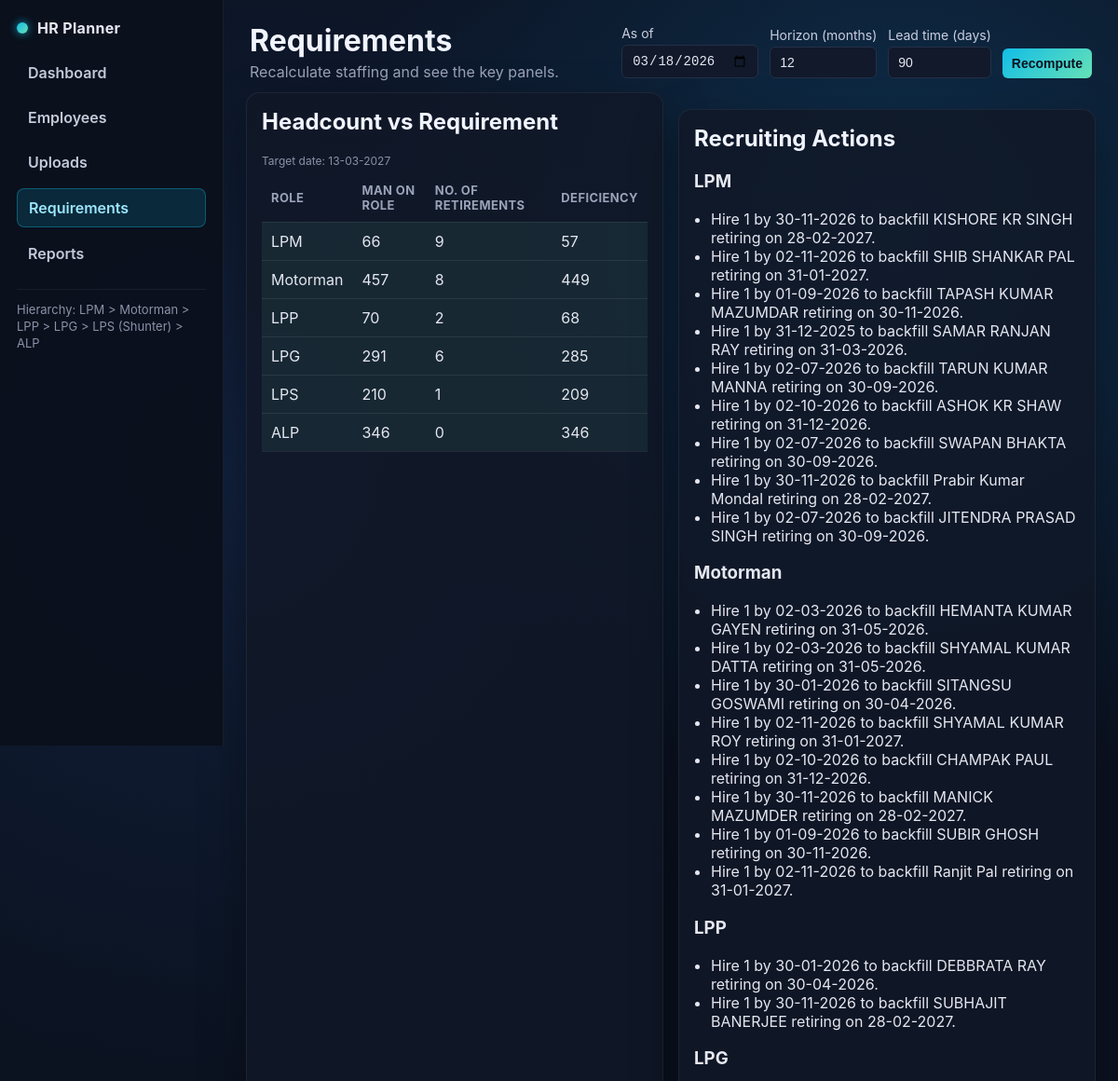
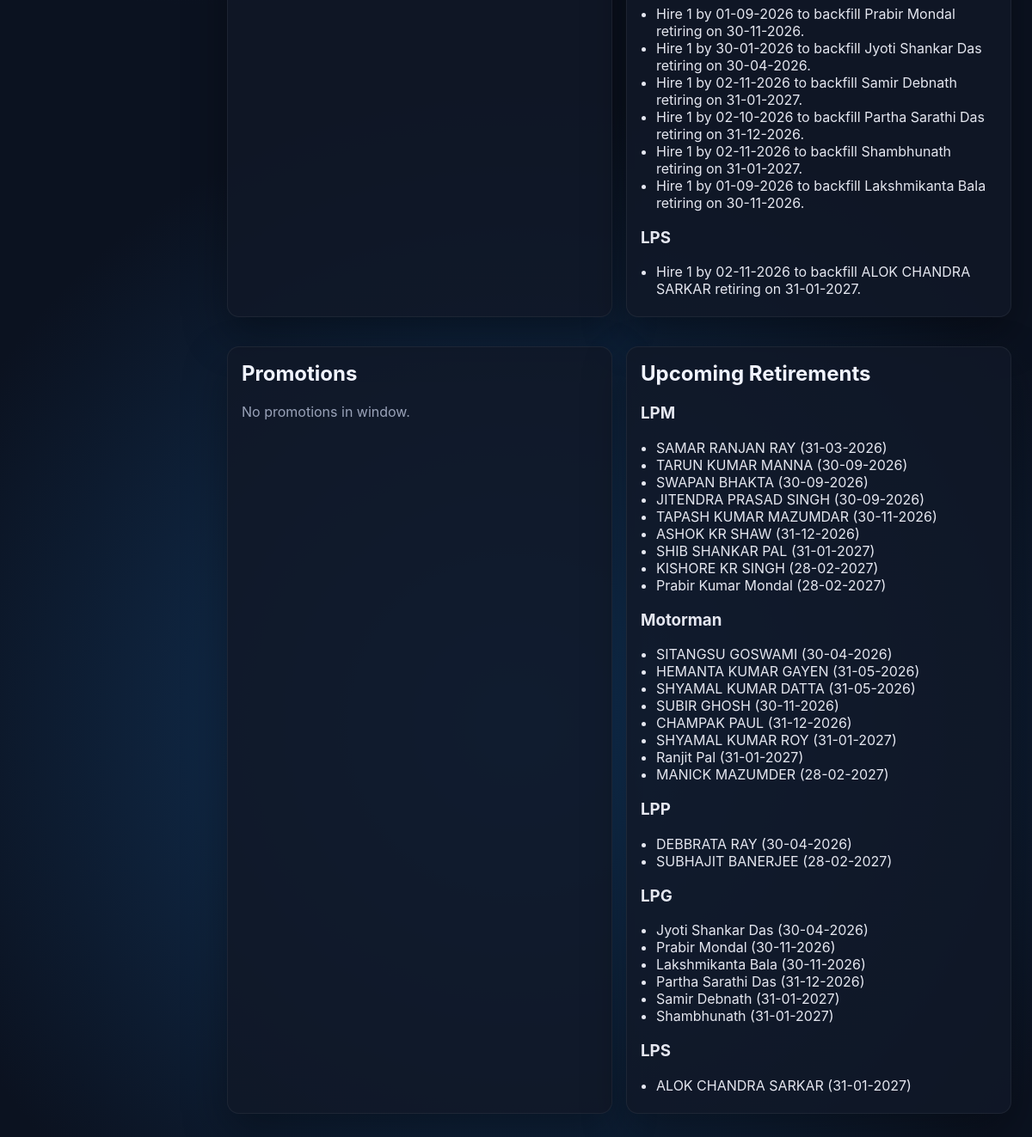
Page /requirements on the committed database (2 pictures, top to bottom).
### src/models.py (models this page shows)
class Requirement(SQLModel, table=True):
    role: str = Field(primary_key=True)
    needed: int

class Employee(SQLModel, table=True):
    id: int | None = Field(default=None, primary_key=True)
    name: str
    role: str
    hire_date: date
    retirement_date: date
    promotion_role: str | None = None
    promotion_ready_date: date | None = None
    seniority_rank: int | None = None
    category: str | None = None
    pf_no: str | None = None
    hrms: str | None = None
    dob: date | None = None
    doa: date | None = None
    do_report: date | None = None
    status: str | None = None
    working_at: str | None = None
    gradation: str | None = None
    cli: str | None = None
    pme_due: date | None = None
    technical_due: date | None = None
    transportation_due: date | None = None

### src/app.py (the view)
@app.get("/requirements")
def requirements_page(
    request: Request,
    as_of: Optional[str] = None,
    horizon_months: int = 12,
    lead_time_days: int = 90,
    session: Session = Depends(get_session),
):
    plan_date = date.fromisoformat(as_of) if as_of else date.today()
    employees = fetch_active_employees(session, plan_date)
    employees = apply_promotions(employees, plan_date)
    requirements_map = load_requirements_map(session)
    counts = headcount_by_role(employees)
    recruit_plan_raw = build_recruit_plan(requirements_map, employees, plan_date, horizon_months, lead_time_days)
    promotion_plan = build_promotion_plan(employees, plan_date, horizon_months)
    retiring_raw = project_retirements(employees, plan_date, horizon_months)
    requirements = sorted(session.exec(select(Requirement)).all(), key=lambda r: role_sort_key(r.role))
    target_date = plan_date + timedelta(days=30 * horizon_months)
    retire_counts = {role: len(peeps) for role, peeps in retiring_raw.items()}
    recruit_plan = {
        role: sorted(steps, key=_extract_date)
        for role, steps in recruit_plan_raw.items()
    }
    retiring = {
        role: sorted(people, key=lambda e: e.retirement_date)
        for role, people in retiring_raw.items()
    }
    return templates.TemplateResponse(
        "requirements.html",
        {
            "request": request,
            "active_page": "requirements",
            "role_order": ROLE_ORDER,
            "as_of": plan_date,
            "horizon_months": horizon_months,
            "lead_time_days": lead_time_days,
            "counts": counts,
            "requirements": requirements,
            "recruit_plan": recruit_plan,
            "promotion_plan": promotion_plan,
            "retiring": {k: retiring[k] for k in sorted(retiring, key=role_sort_key)},
            "retire_counts": retire_counts,
            "target_date": target_date,
        },
    )

### templates/requirements.html (shortened to what this page needs)
<!DOCTYPE html>
<html lang="en">
<head>
  <link rel="stylesheet" href="/static/style.css" />
</head>
<body>
  <div class="layout">
    <aside class="sidebar">
      <div class="brand">
        <div class="dot"></div>
        <span>HR Planner</span>
      </div>
      <nav class="side-links">
        <a class="{{ 'active' if active_page == 'dashboard' else '' }}" href="/">Dashboard</a>
        <a class="{{ 'active' if active_page == 'employees' else '' }}" href="/employees">Employees</a>
        <a class="{{ 'active' if active_page == 'uploads' else '' }}" href="/uploads">Uploads</a>
        <a class="{{ 'active' if active_page == 'requirements' else '' }}" href="/requirements">Requirements</a>
        <a class="{{ 'active' if active_page == 'reports' else '' }}" href="/reports">Reports</a>
      </nav>
      <div class="hierarchy">Hierarchy: LPM &gt; Motorman &gt; LPP &gt; LPG &gt; LPS (Shunter) &gt; ALP</div>
    </aside>
    <main class="content">
      <header>
        <div>
          <h1>Requirements</h1>
          <p>Recalculate staffing and see the key panels.</p>
        </div>
        <form class="inline" method="get" action="/requirements">
          <label>As of <input type="date" name="as_of" value="{{ as_of.isoformat() }}" /></label>
          <label>Horizon (months) <input type="number" name="horizon_months" value="{{ horizon_months }}" min="1" max="60" /></label>
          <label>Lead time (days) <input type="number" name="lead_time_days" value="{{ lead_time_days }}" min="0" max="365" /></label>
          <button type="submit">Recompute</button>
        </form>
      </header>
      <section class="grid">
        <div class="card">
          <h2>Headcount vs Requirement</h2>
          <p class="hint">Target date: {{ target_date | dmy }}</p>
          <table>
            <thead>
              <tr><th>Role</th><th>Man on Role</th><th>No. of Retirements</th><th>Deficiency</th></tr>
            </thead>
            <tbody>
              {% for req in requirements %}
              {% set have = counts.get(req.role, 0) %}
              {% set retiring = retire_counts.get(req.role, 0) %}
              {% set deficiency = have - retiring %}
              <tr class="{{ 'ok' if deficiency > 0 else 'warn' }}">
                <td>{{ req.role }}</td>
                <td>{{ have }}</td>
                <td>{{ retiring }}</td>
                <td>{{ deficiency }}</td>
              </tr>
              {% endfor %}
            </tbody>
          </table>
        </div>
        <div class="card">
          <h2>Recruiting Actions</h2>
          {% if recruit_plan %}
            {% for role, steps in recruit_plan.items() %}
              <h3>{{ role }}</h3>
              <ul>
                {% for step in steps %}<li>{{ step }}</li>{% endfor %}
              </ul>
            {% endfor %}
          {% else %}
            <p>No hiring needed within horizon.</p>
          {% endif %}
        </div>
        <div class="card">
          <h2>Promotions</h2>
          {% if promotion_plan %}
            <ul>
              {% for move in promotion_plan %}<li>{{ move }}</li>{% endfor %}
            </ul>
          {% else %}
            <p>No promotions in window.</p>
          {% endif %}
        </div>
        <div class="card">
          <h2>Upcoming Retirements</h2>
          {% if retiring %}
            {% for role, people in retiring.items() %}
              <h3>{{ role }}</h3>
              <ul>
                {% for p in people %}
                  <li>{{ p.name }} ({{ p.retirement_date | dmy }})</li>
                {% endfor %}
              </ul>
            {% endfor %}
          {% else %}
            <p>None within horizon.</p>
          {% endif %}
        </div>
      </section>
    </main>
  </div>
</body>
</html>

### static/style.css (style rules this page uses)
:root { font-family: "Inter", "Segoe UI", system-ui, sans-serif; background: #0b1220; color: #e5e7f0; }
* { box-sizing: border-box; }
body { margin: 0; padding: 0; background: radial-gradient(circle at 20% 20%, #11203b 0, rgba(17,32,59,0) 30%), radial-gradient(circle at 80% 10%, #0e2f4d 0, rgba(14,47,77,0) 25%), radial-gradient(circle at 50% 80%, #133860 0, rgba(19,56,96,0) 35%), #0b1220; }
.layout { display: flex; min-height: 100vh; }
.sidebar { flex: 0 0 240px; width: 240px; background: rgba(10,16,28,0.95); border-right: 1px solid rgba(255,255,255,0.06); padding: 20px 18px; display: flex; flex-direction: column; gap: 18px; position: sticky; top: 0; height: 100vh; }
.brand { display: flex; align-items: center; gap: 10px; font-weight: 700; letter-spacing: 0.02em; color: #e5e7f0; }
.brand .dot { width: 12px; height: 12px; border-radius: 50%; background: linear-gradient(135deg, #12bde7, #66e1b6); box-shadow: 0 0 10px rgba(18,189,231,0.8); }
.side-links { display: flex; flex-direction: column; gap: 8px; }
.side-links a { color: #c5cada; text-decoration: none; padding: 10px 12px; border-radius: 8px; font-weight: 600; }
.side-links a.active { background: rgba(18,189,231,0.15); color: #9be7ff; border: 1px solid rgba(18,189,231,0.35); }
.hierarchy { color: #8b92a8; font-size: 13px; line-height: 1.4; border-top: 1px solid rgba(255,255,255,0.06); padding-top: 12px; }
.content { flex: 1; padding: 18px 24px 32px; }
header { display: flex; justify-content: space-between; align-items: center; gap: 16px; flex-wrap: wrap; padding: 6px 4px 12px; }
h1 { margin: 0 0 4px 0; color: #f1f4ff; }
p { margin: 0; color: #9aa3b9; }
form.inline { display: flex; gap: 12px; align-items: flex-end; flex-wrap: wrap; }
label { font-size: 14px; display: flex; flex-direction: column; gap: 4px; color: #c9cee0; }
input, select, button { padding: 8px 10px; border: 1px solid #243047; background: #11192b; color: #e5e7f0; border-radius: 6px; font-size: 14px; }
button { background: linear-gradient(135deg, #12bde7, #66e1b6); color: #0b1220; border: none; cursor: pointer; font-weight: 600; }
.grid { display: grid; grid-template-columns: repeat(auto-fit, minmax(320px, 1fr)); gap: 16px; margin: 0 0 16px; }
.card { background: rgba(17, 24, 39, 0.85); border: 1px solid rgba(255,255,255,0.06); border-radius: 14px; padding: 16px; box-shadow: 0 20px 50px rgba(0,0,0,0.35); }
.card + .card { margin-top: 18px; }
h2 { margin-top: 0; color: #f1f4ff; }
table { width: 100%; border-collapse: collapse; color: #e5e7f0; }
th, td { padding: 10px 10px; border-bottom: 1px solid rgba(255,255,255,0.08); text-align: left; }
th { font-size: 13px; text-transform: uppercase; letter-spacing: 0.03em; color: #9aa3b9; }
tr.ok td { background: rgba(102, 225, 182, 0.08); }
ul { padding-left: 18px; margin: 6px 0; }
.hint { font-size: 12px; color: #8b92a8; margin: 6px 0; }
.sidebar { transition: width 0.25s ease, padding 0.25s ease, opacity 0.25s ease, flex-basis 0.25s ease; }

### rows in the picture
Requirement: role "LPM", have "66", retiring "9", deficiency "57", steps "Hire 1 by 30-11-2026 to backfill KISHORE KR SINGH retiring on 28-02-2027." "Hire 1 by 02-11-2026 to backfill SHIB SHANKAR PAL retiring on 31-01-2027." "Hire 1 by 01-09-2026 to backfill TAPASH KUMAR MAZUMDAR retiring on 30-11-2026." "Hire 1 by 31-12-2025 to backfill SAMAR RANJAN RAY retiring on 31-03-2026." "Hire 1 by 02-07-2026 to backfill TARUN KUMAR MANNA retiring on 30-09-2026." "Hire 1 by 02-10-2026 to backfill ASHOK KR SHAW retiring on 31-12-2026." "Hire 1 by 02-07-2026 to backfill SWAPAN BHAKTA retiring on 30-09-2026." "Hire 1 by 30-11-2026 to backfill Prabir Kumar Mondal retiring on 28-02-2027." "Hire 1 by 02-07-2026 to backfill JITENDRA PRASAD SINGH retiring on 30-09-2026."
Requirement: role "Motorman", have "457", retiring "8", deficiency "449", steps "Hire 1 by 02-03-2026 to backfill HEMANTA KUMAR GAYEN retiring on 31-05-2026." "Hire 1 by 02-03-2026 to backfill SHYAMAL KUMAR DATTA retiring on 31-05-2026." "Hire 1 by 30-01-2026 to backfill SITANGSU GOSWAMI retiring on 30-04-2026." "Hire 1 by 02-11-2026 to backfill SHYAMAL KUMAR ROY retiring on 31-01-2027." "Hire 1 by 02-10-2026 to backfill CHAMPAK PAUL retiring on 31-12-2026." "Hire 1 by 30-11-2026 to backfill MANICK MAZUMDER retiring on 28-02-2027." "Hire 1 by 01-09-2026 to backfill SUBIR GHOSH retiring on 30-11-2026." "Hire 1 by 02-11-2026 to backfill Ranjit Pal retiring on 31-01-2027."
Requirement: role "LPP", have "70", retiring "2", deficiency "68", steps "Hire 1 by 30-01-2026 to backfill DEBBRATA RAY retiring on 30-04-2026." "Hire 1 by 30-11-2026 to backfill SUBHAJIT BANERJEE retiring on 28-02-2027."
Requirement: role "LPG", have "291", retiring "6", deficiency "285", steps "Hire 1 by 01-09-2026 to backfill Prabir Mondal retiring on 30-11-2026." "Hire 1 by 30-01-2026 to backfill Jyoti Shankar Das retiring on 30-04-2026." "Hire 1 by 02-11-2026 to backfill Samir Debnath retiring on 31-01-2027." "Hire 1 by 02-10-2026 to backfill Partha Sarathi Das retiring on 31-12-2026." "Hire 1 by 02-11-2026 to backfill Shambhunath retiring on 31-01-2027." "Hire 1 by 01-09-2026 to backfill Lakshmikanta Bala retiring on 30-11-2026."
Requirement: role "LPS", have "210", retiring "1", deficiency "209", steps "Hire 1 by 02-11-2026 to backfill ALOK CHANDRA SARKAR retiring on 31-01-2027."
Requirement: role "ALP", have "346", retiring "0", deficiency "346"
Employee: role "LPM", name "KISHORE KR SINGH", retirement_date|dmy "28-02-2027"
Employee: name "SAMAR RANJAN RAY", retirement_date|dmy "31-03-2026"
Employee: name "TARUN KUMAR MANNA", retirement_date|dmy "30-09-2026"
Employee: name "SWAPAN BHAKTA", retirement_date|dmy "30-09-2026"
Employee: name "JITENDRA PRASAD SINGH", retirement_date|dmy "30-09-2026"
Employee: name "TAPASH KUMAR MAZUMDAR", retirement_date|dmy "30-11-2026"
Employee: name "ASHOK KR SHAW", retirement_date|dmy "31-12-2026"
Employee: name "SHIB SHANKAR PAL", retirement_date|dmy "31-01-2027"
Employee: name "Prabir Kumar Mondal", retirement_date|dmy "28-02-2027"
Employee: role "Motorman", name "HEMANTA KUMAR GAYEN", retirement_date|dmy "31-05-2026"
Employee: name "SITANGSU GOSWAMI", retirement_date|dmy "30-04-2026"
Employee: name "SHYAMAL KUMAR DATTA", retirement_date|dmy "31-05-2026"
Employee: name "SUBIR GHOSH", retirement_date|dmy "30-11-2026"
Employee: name "CHAMPAK PAUL", retirement_date|dmy "31-12-2026"
Employee: name "SHYAMAL KUMAR ROY", retirement_date|dmy "31-01-2027"
Employee: name "Ranjit Pal", retirement_date|dmy "31-01-2027"
Employee: name "MANICK MAZUMDER", retirement_date|dmy "28-02-2027"
Employee: role "LPP", name "DEBBRATA RAY", retirement_date|dmy "30-04-2026"
Employee: name "SUBHAJIT BANERJEE", retirement_date|dmy "28-02-2027"
Employee: role "LPG", name "Prabir Mondal", retirement_date|dmy "30-11-2026"
Employee: name "Jyoti Shankar Das", retirement_date|dmy "30-04-2026"
Employee: name "Lakshmikanta Bala", retirement_date|dmy "30-11-2026"
Employee: name "Partha Sarathi Das", retirement_date|dmy "31-12-2026"
Employee: name "Samir Debnath", retirement_date|dmy "31-01-2027"
Employee: name "Shambhunath", retirement_date|dmy "31-01-2027"
Employee: role "LPS", name "ALOK CHANDRA SARKAR", retirement_date|dmy "31-01-2027"

### other values in the picture
{{ target_date | dmy }} "13-03-2027"
